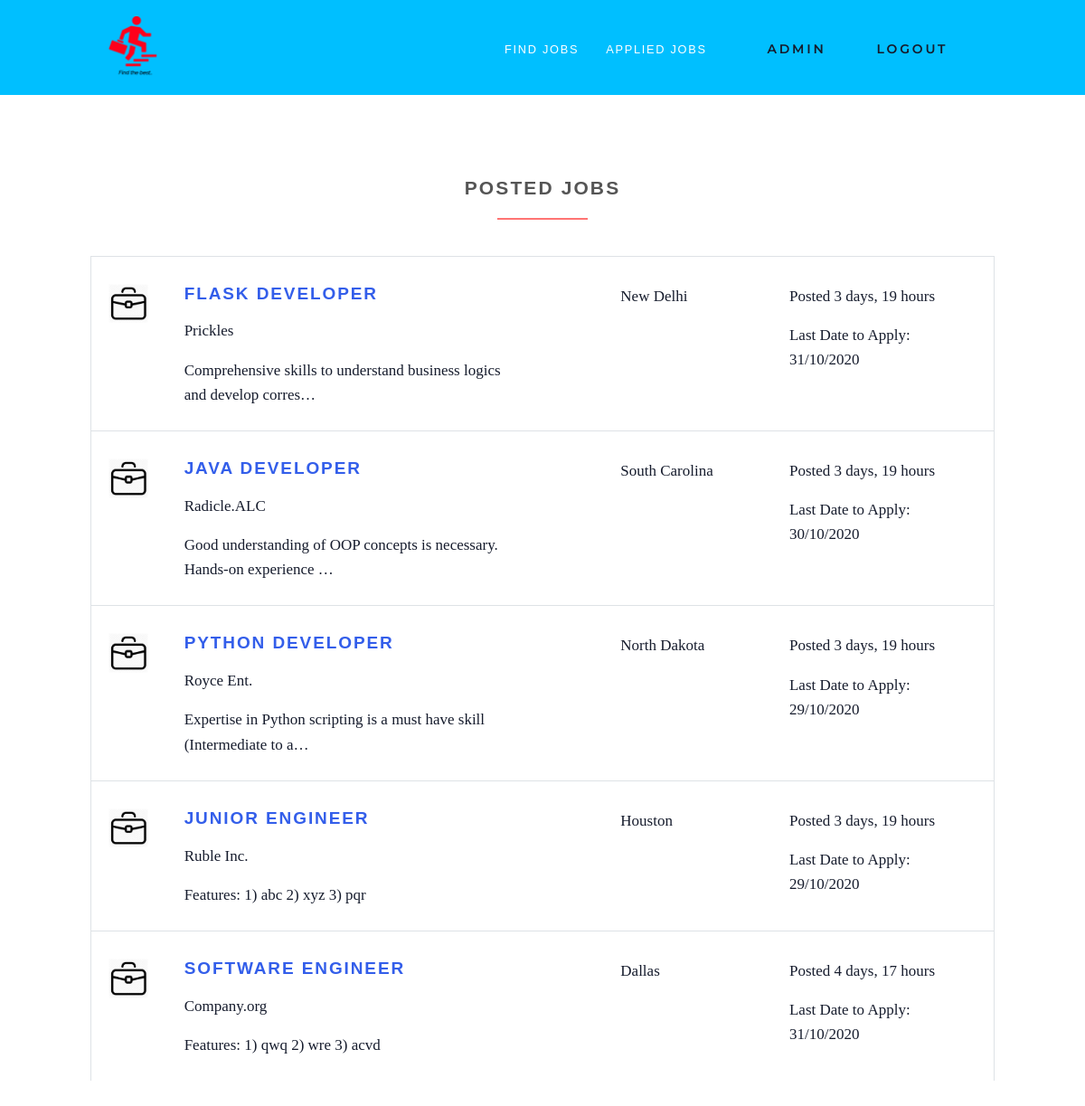
Screenshot of /posted-jobs/ (signed in) with the database file from the repository.
### accounts/models.py (models this page shows, shortened)
class User(AbstractUser):
    username = None
    first_name = models.CharField(max_length=20)
    last_name = models.CharField(max_length=20)
    is_employee = models.BooleanField(default=False)
    is_employer = models.BooleanField(default=False)
    user_gender = models.CharField(max_length=10, choices=GENDER_CHOICES, null=True, blank=True)
    user_link = models.CharField(max_length=200, default="")
    user_skills = models.TextField(null=True, default="")
    email = models.EmailField(unique=True, blank=False,
                              error_messages={
                                  'unique': "A profile user with same email already exists in application.",
                              })
    company_name = models.CharField(max_length=20, default="")
    company_address = models.CharField(max_length=30, default="")
    USERNAME_FIELD = "email"
    REQUIRED_FIELDS = []
    objects = UserManagement()

### jobs/models.py (models this page shows, shortened)
class Job(models.Model):
    user = models.ForeignKey(User, on_delete=models.CASCADE)
    job_title = models.CharField(max_length=200)
    job_description = models.TextField()
    job_location = models.CharField(max_length=200)
    type = models.CharField(choices=JOB_TYPE, max_length=20)
    job_category = models.CharField(max_length=100)
    last_date = models.DateTimeField()
    company_name = models.CharField(max_length=100)
    company_description = models.CharField(max_length=300)
    job_website = models.CharField(max_length=200, default="")
    created_at = models.DateTimeField(default=timezone.now)
    filled = models.BooleanField(default=False)
    job_salary = models.IntegerField(default=0, blank=True)

### jobs/views/employer/views.py (the view)
# urls.py: path('posted-jobs/', PostedJobs.as_view(), name='posted-jobs'),
class PostedJobs(LoginRequiredMixin, ListView):
    model = Job
    def get(self, request):
        context = []
        jobs = list(Job.objects.filter(user=self.request.user))
        jobs1 = Job.objects.filter(user=self.request.user).order_by('-created_at')
        for _ in range(1+(len(jobs)//3)):
            lst = jobs[:3]
            del(jobs[:3])
            context.append(lst)
        return render(request, 'accounts/employer/posted-jobs.html', {'context':context, 'jobs':jobs1, 'posted_active':'active'})

### templates/accounts/employer/posted-jobs.html (shortened to what this page needs)
{% extends 'base.html' %}
{% load static %}
{% block content %}
<section class="mt-0">
    <div class="container">
        <h3 class="heading ml-0">Posted Jobs</h3>
        {% for job in jobs %}
            <div class="job-listing  ">
                <div class="row">
                    <div class="col-md-12 col-lg-6">
                        <div class="row">
                            <div class="col-2">
                                <img src="{% static 'img/job.png' %}"
                                     alt="Ipsioou " class="img-fluid">
                            </div>
                            <div class="col-10">
                                <h4 class="job__title">
                                        <a href="{%url 'jobs:job-details' job.id%}">{{ job.job_title }}</a></h4>
                                <p class="job__company">
                                    {{ job.company_name }}
                                </p>
                                <p>
                                    {{ job.job_description|truncatechars:70 }}
                                </p>
                            </div>
                        </div>
                    </div>
                    <div class="col-10 col-md-3 col-lg-2 ml-auto"><i class="fa fa-map-marker job__location"></i>
                        {{ job.job_location }}
                    </div>
                    <div class="col-10 col-md-3 col-lg-3 ml-auto">
                        <p>Posted {{ job.created_at|timesince }}</p>
                        <p>Last Date to Apply: {{job.last_date|date:'d/m/Y'}}</p>
                    </div>
                </div>
            </div>
        {% endfor %}
    </div>
</section>
{% endblock %}

### templates/base.html (shortened to what this page needs)
{% load static %}
<!DOCTYPE html>
<html>
<head>
    <link rel="stylesheet"
          href="{% static 'vendor/bootstrap/css/bootstrap.min.css' %}">
    <link rel="stylesheet"
          href="{% static 'vendor/font-awesome/css/font-awesome.min.css' %}">
    <link rel="stylesheet"
          href="{% static 'vendor/owl.carousel/assets/owl.carousel.css' %}">
    <link rel="stylesheet"
          href="{% static 'vendor/owl.carousel/assets/owl.theme.default.css' %}">
    <link rel="stylesheet" href="{% static 'css/style.default.css' %}"
          id="theme-stylesheet">
    <link rel="stylesheet" href="{% static 'css/theme.min.css' %}">
    <link rel="stylesheet" href="{% static 'css/custom.css' %}">
</head>
<body>
<header class="header">
    <nav class="navbar navbar-expand-lg">
        <div class="container">
            <a href="/" class="navbar-brand">
                <img src="{% static 'img/jobhub.png' %}" alt="logo" class="d-none d-lg-block img-logo">
            </a>
            <div id="navbarSupportedContent" class="collapse navbar-collapse">
                <ul class="navbar-nav ml-auto">
                    {% if request.user.is_authenticated %}
                        {% if request.user.is_employee %}
                            <li class="nav-item {{find_active}}">
                                <a href="{% url 'jobs:search-jobs' %}" class="nav-link">Find Jobs<span class="sr-only">(current)</span></a>
                            </li>
                            <li class="nav-item {{applied_active}}">
                                <a href="{%url 'jobs:applied-jobs'%}" class="nav-link">Applied Jobs<span class="sr-only">(current)</span></a>
                            </li>
                        {% endif %}
                        <li class="nav-item" style="color: #fff">
                            <a href="#" class="btn navbar-btn  mb-5 mb-lg-0">
                                    <i class="fa fa-user"></i>{{ request.user.first_name }}
                            </a>
                        </li>
                        <li class="nav-item" style="color: #fff">
                             <a href="{% url 'accounts:logout' %}" class="btn navbar-btn  mb-5 mb-lg-0">Logout<i class="fa fa-sign-out"></i></a>
                        </li>
                    {% endif %}
                </ul>
            </div>
        </div>
    </nav>
</header>
<div>
    {% block content %} {% endblock %}
</div>
</body>
</html>

### static/css/style.default.css (style rules this page uses)
html { height:100% }
body { height:100% }
header { z-index:1000 }
section { position:relative;padding-top:90px;padding-bottom:90px }
.heading { text-align:center;margin-bottom:40px }
.heading:after { content:" ";display:block;width:100px;height:2px;margin:20px auto 20px;background:#ff7473 }
a,button { -webkit-transition:all .2s ease-out;transition:all .2s ease-out }
a i.fa,button i.fa { margin:0 5px }
.header { width:100% }
.navbar { text-transform:uppercase;letter-spacing:0.1em;background:#746EA9;padding-top:0 !important;padding-bottom:0 !important }
.navbar a { font-family:"Montserrat",Helvetica,Arial,sans-serif }
.navbar ul.navbar-nav>li>a:not(.navbar-btn) { color:#fff;font-weight:300;font-family:"Montserrat",Helvetica,Arial,sans-serif;font-size:0.8rem }
@media (min-width: 992px) { .navbar ul.navbar-nav>li>a:not(.navbar-btn) { border-top:5px solid transparent;padding:40px 15px !important;color:#fff;font-weight:300 } }
@media (min-width: 992px) { .navbar ul.navbar-nav>li>a.navbar-btn { margin:32px 15px !important;-webkit-transform:translateY(4px);transform:translateY(4px) } }
.job-listing { border:solid 1px #dee2e6;border-bottom:none;padding-top:30px;padding-bottom:10px;padding-left:19px;padding-right:15px;clear:both;-webkit-transition:all .2s ease-out;transition:all .2s ease-out }
.job__title { margin-top:0 }
.job__location { margin-right:5px;color:#868e96 }
.navbar { padding:.5rem 1rem }
.navbar-brand { display:inline-block;padding-top:.33594rem;padding-bottom:.33594rem;margin-right:1rem;font-size:1.09375rem }
.btn { font-weight:700;font-family:"Montserrat",Helvetica,Arial,sans-serif;border:1px solid transparent;text-transform:uppercase;letter-spacing:0.2em;padding:.375rem .75rem;font-size:.875rem;line-height:1.5;border-radius:0;-webkit-transition:background-color 0.15s ease-in-out,border-color 0.15s ease-in-out,-webkit-box-shadow 0.15s ease-in-out;transition:background-color 0.15s ease-in-out,border-color 0.15s ease-in-out,-webkit-box-shadow 0.15s ease-in-out;transition:background-color 0.15s ease-in-out,border-color 0.15s ease-in-out,box-shadow 0.15s ease-in-out;transition:background-color 0.15s ease-in-out,border-color 0.15s ease-in-out,box-shadow 0.15s ease-in-out,-webkit-box-shadow 0.15s ease-in-out }
body { font-family:"Roboto",Helvetica,Arial,sans-serif;font-size:.875rem;font-weight:400;line-height:1.5;color:#555;background-color:#fff }
a { color:#ff7473;text-decoration:none }
h1,h2,h3,h4,h5,h6,.h1,.h2,.h3,.h4,.box-simple h3,.box-image .name h3,.box-image-text .top .name h3,.box-image-text .top .name h4,.h5,.h6 { margin-bottom:1rem;font-family:"Montserrat",Helvetica,Arial,sans-serif;font-weight:700;line-height:1.2;color:#555;text-transform:uppercase;letter-spacing:0.1em }
h3,.h3 { font-size:1.4875rem }
h4,.h4,.box-simple h3,.box-image .name h3,.box-image-text .top .name h3,.box-image-text .top .name h4 { font-size:1.0675rem }

### static/css/custom.css (style rules this page uses)
h1, h2, h3, h4, h5, h6, .h1, .h2, .h3, .h4, .box-simple h3, .box-image .name h3, .box-image-text .top .name h3, .box-image-text .top .name h4, .h5, .h6 { margin-bottom: 1rem; font-family: "avenir", Helvetica, Arial,sans-serif; font-weight: 700; line-height: 1.2; color: #555; letter-spacing: 0.1em; }
.navbar ul.navbar-nav>li>a:not(.navbar-btn) { color: #fff; font-weight: 300; font-family: "avenir",Helvetica,Arial,sans-serif; font-size: 0.8rem; }
.navbar { text-transform: uppercase; letter-spacing: 0.1em; background: deepskyblue; padding-top: 0 !important; padding-bottom: 0 !important; }
.btn { padding: .375rem .75rem; font-size: .875rem; }
.img-logo { height: 70px; }

### rows the page displays
User: user.first_name "ADMIN"
Job: job_title "FLASK DEVELOPER", company_name "Prickles", job_description "Comprehensive skills to understand business logics and develop corres…", job_location "New Delhi", created_at "3 days, 19 hours", last_date "31/10/2020"
Job: job_title "JAVA DEVELOPER", company_name "Radicle.ALC", job_description "Good understanding of OOP concepts is necessary. Hands-on experience …", job_location "South Carolina", created_at "3 days, 19 hours", last_date "30/10/2020"
Job: job_title "PYTHON DEVELOPER", company_name "Royce Ent.", job_description "Expertise in Python scripting is a must have skill (Intermediate to a…", job_location "North Dakota", created_at "3 days, 19 hours", last_date "29/10/2020"
Job: job_title "JUNIOR ENGINEER", company_name "Ruble Inc.", job_description "Features: 1) abc 2) xyz 3) pqr", job_location "Houston", created_at "3 days, 19 hours", last_date "29/10/2020"
Job: job_title "SOFTWARE ENGINEER", company_name "Company.org", job_description "Features: 1) qwq 2) wre 3) acvd", job_location "Dallas", created_at "4 days, 17 hours", last_date "31/10/2020"
